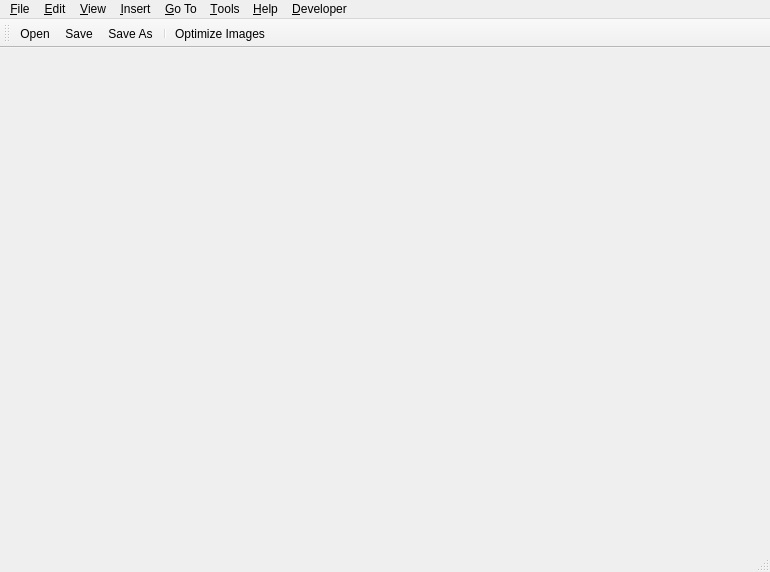
<?xml version="1.0" encoding="UTF-8"?>
<ui version="4.0">
 <class>PDFEditorMainWindow</class>
 <widget class="QMainWindow" name="PDFEditorMainWindow">
  <property name="geometry">
   <rect>
    <x>0</x>
    <y>0</y>
    <width>770</width>
    <height>572</height>
   </rect>
  </property>
  <property name="windowTitle">
   <string>PDF Editor</string>
  </property>
  <widget class="QWidget" name="centralWidget"/>
  <widget class="QMenuBar" name="menuBar">
   <property name="geometry">
    <rect>
     <x>0</x>
     <y>0</y>
     <width>770</width>
     <height>22</height>
    </rect>
   </property>
   <widget class="QMenu" name="menuFile">
    <property name="title">
     <string>&amp;File</string>
    </property>
    <addaction name="actionOpen"/>
    <addaction name="actionClose"/>
    <addaction name="actionAutomaticDocumentRefresh"/>
    <addaction name="separator"/>
    <addaction name="actionSave"/>
    <addaction name="actionSave_As"/>
    <addaction name="separator"/>
    <addaction name="actionSend_by_E_Mail"/>
    <addaction name="actionPrint"/>
    <addaction name="actionRender_to_Images"/>
    <addaction name="separator"/>
    <addaction name="actionProperties"/>
    <addaction name="separator"/>
    <addaction name="actionClearRecentFileHistory"/>
    <addaction name="separator"/>
    <addaction name="actionQuit"/>
   </widget>
   <widget class="QMenu" name="menuGoTo">
    <property name="title">
     <string>&amp;Go To</string>
    </property>
    <widget class="QMenu" name="menuBookmarkSettings">
     <property name="title">
      <string>Book&amp;mark Settings</string>
     </property>
     <addaction name="actionBookmarkExport"/>
     <addaction name="actionBookmarkImport"/>
     <addaction name="actionBookmarkAutoGenerate"/>
    </widget>
    <addaction name="actionGoToDocumentStart"/>
    <addaction name="actionGoToDocumentEnd"/>
    <addaction name="actionGoToPreviousPage"/>
    <addaction name="actionGoToNextPage"/>
    <addaction name="actionGoToPreviousLine"/>
    <addaction name="actionGoToNextLine"/>
    <addaction name="separator"/>
    <addaction name="actionBookmarkPage"/>
    <addaction name="actionGotoPreviousBookmark"/>
    <addaction name="actionGotoNextBookmark"/>
    <addaction name="menuBookmarkSettings"/>
   </widget>
   <widget class="QMenu" name="menuView">
    <property name="title">
     <string>&amp;View</string>
    </property>
    <widget class="QMenu" name="menuPage_Layout">
     <property name="title">
      <string>Page La&amp;yout</string>
     </property>
     <addaction name="actionPageLayoutSinglePage"/>
     <addaction name="actionPageLayoutContinuous"/>
     <addaction name="actionPageLayoutTwoPages"/>
     <addaction name="actionPageLayoutTwoColumns"/>
     <addaction name="separator"/>
     <addaction name="actionFirstPageOnRightSide"/>
    </widget>
    <widget class="QMenu" name="menuRendering_Options">
     <property name="title">
      <string>Re&amp;ndering Options</string>
     </property>
     <addaction name="actionRenderOptionAntialiasing"/>
     <addaction name="actionRenderOptionTextAntialiasing"/>
     <addaction name="actionRenderOptionSmoothPictures"/>
     <addaction name="actionRenderOptionIgnoreOptionalContentSettings"/>
     <addaction name="actionRenderOptionDisplayAnnotations"/>
     <addaction name="actionRenderOptionDisplayRenderTimes"/>
    </widget>
    <addaction name="menuPage_Layout"/>
    <addaction name="actionFullscreenMode"/>
    <addaction name="separator"/>
    <addaction name="menuRendering_Options"/>
    <addaction name="separator"/>
    <addaction name="actionRotateRight"/>
    <addaction name="actionRotateLeft"/>
    <addaction name="separator"/>
    <addaction name="actionZoom_In"/>
    <addaction name="actionZoom_Out"/>
    <addaction name="separator"/>
    <addaction name="actionFitPage"/>
    <addaction name="actionFitWidth"/>
    <addaction name="actionFitHeight"/>
    <addaction name="separator"/>
    <addaction name="actionColorInvert"/>
    <addaction name="actionColorGrayscale"/>
    <addaction name="actionColorHighContrast"/>
    <addaction name="actionColorBitonal"/>
    <addaction name="actionColorCustom"/>
   </widget>
   <widget class="QMenu" name="menuTools">
    <property name="title">
     <string>&amp;Tools</string>
    </property>
    <addaction name="actionMagnifier"/>
    <addaction name="actionScreenshot"/>
    <addaction name="actionExtractImage"/>
    <addaction name="separator"/>
    <addaction name="actionRendering_Errors"/>
    <addaction name="separator"/>
    <addaction name="actionOptions"/>
    <addaction name="actionResetToFactorySettings"/>
    <addaction name="separator"/>
    <addaction name="actionCertificateManager"/>
   </widget>
   <widget class="QMenu" name="menuHelp">
    <property name="title">
     <string>&amp;Help</string>
    </property>
    <addaction name="actionGetSource"/>
    <addaction name="actionBecomeASponsor"/>
    <addaction name="actionAbout"/>
   </widget>
   <widget class="QMenu" name="menuDeveloper">
    <property name="title">
     <string>&amp;Developer</string>
    </property>
    <addaction name="actionShow_Text_Blocks"/>
    <addaction name="actionShow_Text_Lines"/>
   </widget>
   <widget class="QMenu" name="menuEdit">
    <property name="title">
     <string>&amp;Edit</string>
    </property>
    <addaction name="actionUndo"/>
    <addaction name="actionRedo"/>
    <addaction name="separator"/>
    <addaction name="actionFind"/>
    <addaction name="actionFindPrevious"/>
    <addaction name="actionFindNext"/>
    <addaction name="separator"/>
    <addaction name="actionSelectText"/>
    <addaction name="actionCopyText"/>
    <addaction name="actionSelectTextAll"/>
    <addaction name="actionDeselectText"/>
    <addaction name="separator"/>
    <addaction name="actionSelectTable"/>
    <addaction name="separator"/>
    <addaction name="actionEncryption"/>
    <addaction name="actionOptimize"/>
    <addaction name="actionOptimizeImages"/>
    <addaction name="separator"/>
    <addaction name="actionSanitize"/>
    <addaction name="actionRemoveExternalLinks"/>
    <addaction name="actionPageGeometry"/>
    <addaction name="actionCreateBitonalDocument"/>
   </widget>
   <widget class="QMenu" name="menuInsert">
    <property name="title">
     <string>&amp;Insert</string>
    </property>
    <widget class="QMenu" name="menuSticky_Note">
     <property name="title">
      <string>Sticky &amp;Note</string>
     </property>
     <addaction name="actionStickyNoteComment"/>
     <addaction name="actionStickyNoteHelp"/>
     <addaction name="actionStickyNoteInsert"/>
     <addaction name="actionStickyNoteKey"/>
     <addaction name="actionStickyNoteNewParagraph"/>
     <addaction name="actionStickyNoteNote"/>
     <addaction name="actionStickyNoteParagraph"/>
    </widget>
    <widget class="QMenu" name="menuStamp">
     <property name="title">
      <string>&amp;Stamp</string>
     </property>
    </widget>
    <widget class="QMenu" name="menuTextHighlight">
     <property name="title">
      <string>Text Hi&amp;ghlight</string>
     </property>
     <addaction name="actionCreateTextHighlight"/>
     <addaction name="actionCreateTextUnderline"/>
     <addaction name="actionCreateTextStrikeout"/>
     <addaction name="actionCreateTextSquiggly"/>
    </widget>
    <widget class="QMenu" name="menuHyperlinkToThisPDF">
     <property name="title">
      <string>Hyperlink to this PDF</string>
     </property>
     <addaction name="actionCreateHyperlinkToThisPDFFit"/>
     <addaction name="actionCreateHyperlinkToThisPDFFitH"/>
     <addaction name="actionCreateHyperlinkToThisPDFFitV"/>
     <addaction name="actionCreateHyperlinkToThisPDFFitR"/>
     <addaction name="actionCreateHyperlinkToThisPDFFitB"/>
     <addaction name="actionCreateHyperlinkToThisPDFFitBH"/>
     <addaction name="actionCreateHyperlinkToThisPDFFitBV"/>
     <addaction name="actionCreateHyperlinkToThisPDFXYZ"/>
     <addaction name="actionCreateHyperlinkToThisPDFXYZInheritZoom"/>
    </widget>
    <addaction name="menuSticky_Note"/>
    <addaction name="actionCreateHyperlink"/>
    <addaction name="menuHyperlinkToThisPDF"/>
    <addaction name="actionAddText"/>
    <addaction name="actionInlineText"/>
    <addaction name="actionCreateStraightLine"/>
    <addaction name="actionCreatePolyline"/>
    <addaction name="actionCreateRectangle"/>
    <addaction name="actionCreatePolygon"/>
    <addaction name="actionCreateArrow"/>
    <addaction name="actionCreateEllipse"/>
    <addaction name="actionCreateFreehandCurve"/>
    <addaction name="menuStamp"/>
    <addaction name="menuTextHighlight"/>
    <addaction name="separator"/>
    <addaction name="actionDeleteAnnotation"/>
    <addaction name="separator"/>
    <addaction name="actionInsertPageNumbers"/>
   </widget>
   <addaction name="menuFile"/>
   <addaction name="menuEdit"/>
   <addaction name="menuView"/>
   <addaction name="menuInsert"/>
   <addaction name="menuGoTo"/>
   <addaction name="menuTools"/>
   <addaction name="menuHelp"/>
   <addaction name="menuDeveloper"/>
  </widget>
  <widget class="QToolBar" name="mainToolBar">
   <attribute name="toolBarArea">
    <enum>TopToolBarArea</enum>
   </attribute>
   <attribute name="toolBarBreak">
    <bool>false</bool>
   </attribute>
   <addaction name="actionOpen"/>
   <addaction name="actionSave"/>
   <addaction name="actionSave_As"/>
   <addaction name="separator"/>
   <addaction name="actionOptimizeImages"/>
  </widget>
  <widget class="QStatusBar" name="statusBar"/>
  <action name="actionOpen">
   <property name="icon">
    <iconset resource="pdf4qtlibgui.qrc">
     <normaloff>:/resources/open.svg</normaloff>:/resources/open.svg</iconset>
   </property>
   <property name="text">
    <string>&amp;Open...</string>
   </property>
  </action>
  <action name="actionClose">
   <property name="icon">
    <iconset resource="pdf4qtlibgui.qrc">
     <normaloff>:/resources/close.svg</normaloff>:/resources/close.svg</iconset>
   </property>
   <property name="text">
    <string>&amp;Close</string>
   </property>
  </action>
  <action name="actionQuit">
   <property name="icon">
    <iconset resource="pdf4qtlibgui.qrc">
     <normaloff>:/resources/quit.svg</normaloff>:/resources/quit.svg</iconset>
   </property>
   <property name="text">
    <string>&amp;Quit</string>
   </property>
  </action>
  <action name="actionPageLayoutSinglePage">
   <property name="checkable">
    <bool>true</bool>
   </property>
   <property name="text">
    <string>&amp;Single Page</string>
   </property>
   <property name="toolTip">
    <string>Single Page</string>
   </property>
   <property name="shortcut">
    <string>Ctrl+1</string>
   </property>
  </action>
  <action name="actionPageLayoutContinuous">
   <property name="checkable">
    <bool>true</bool>
   </property>
   <property name="text">
    <string>&amp;Continuous</string>
   </property>
   <property name="toolTip">
    <string>Continuous</string>
   </property>
   <property name="shortcut">
    <string>Ctrl+2</string>
   </property>
  </action>
  <action name="actionPageLayoutTwoPages">
   <property name="checkable">
    <bool>true</bool>
   </property>
   <property name="text">
    <string>Two &amp;Pages</string>
   </property>
   <property name="toolTip">
    <string>Two Pages</string>
   </property>
   <property name="shortcut">
    <string>Ctrl+3</string>
   </property>
  </action>
  <action name="actionPageLayoutTwoColumns">
   <property name="checkable">
    <bool>true</bool>
   </property>
   <property name="text">
    <string>&amp;Two columns</string>
   </property>
   <property name="toolTip">
    <string>Two columns</string>
   </property>
   <property name="shortcut">
    <string>Ctrl+4</string>
   </property>
  </action>
  <action name="actionFirstPageOnRightSide">
   <property name="checkable">
    <bool>true</bool>
   </property>
   <property name="text">
    <string>&amp;First page on right side</string>
   </property>
   <property name="toolTip">
    <string>First page on right side</string>
   </property>
   <property name="shortcut">
    <string>Ctrl+5</string>
   </property>
  </action>
  <action name="actionFullscreenMode">
   <property name="checkable">
    <bool>true</bool>
   </property>
   <property name="text">
    <string>&amp;Fullscreen Mode</string>
   </property>
   <property name="toolTip">
    <string>Fullscreen Mode</string>
   </property>
  </action>
  <action name="actionRendering_Errors">
   <property name="icon">
    <iconset resource="pdf4qtlibgui.qrc">
     <normaloff>:/resources/rendering-errors.svg</normaloff>:/resources/rendering-errors.svg</iconset>
   </property>
   <property name="text">
    <string>&amp;Rendering Errors...</string>
   </property>
   <property name="shortcut">
    <string>Ctrl+E</string>
   </property>
  </action>
  <action name="actionRenderOptionAntialiasing">
   <property name="checkable">
    <bool>true</bool>
   </property>
   <property name="text">
    <string>&amp;Antialiasing</string>
   </property>
   <property name="toolTip">
    <string>Antialiasing</string>
   </property>
  </action>
  <action name="actionRenderOptionTextAntialiasing">
   <property name="checkable">
    <bool>true</bool>
   </property>
   <property name="text">
    <string>&amp;Text Antialiasing</string>
   </property>
   <property name="toolTip">
    <string>Text Antialiasing</string>
   </property>
  </action>
  <action name="actionRenderOptionSmoothPictures">
   <property name="checkable">
    <bool>true</bool>
   </property>
   <property name="text">
    <string>&amp;Smooth Pictures</string>
   </property>
   <property name="toolTip">
    <string>Smooth Pictures</string>
   </property>
  </action>
  <action name="actionRenderOptionIgnoreOptionalContentSettings">
   <property name="checkable">
    <bool>true</bool>
   </property>
   <property name="text">
    <string>&amp;Ignore Optional Content Settings</string>
   </property>
   <property name="toolTip">
    <string>Ignore Optional Content Settings</string>
   </property>
  </action>
  <action name="actionOptions">
   <property name="icon">
    <iconset resource="pdf4qtlibgui.qrc">
     <normaloff>:/resources/settings.svg</normaloff>:/resources/settings.svg</iconset>
   </property>
   <property name="text">
    <string>&amp;Options...</string>
   </property>
   <property name="shortcut">
    <string>Ctrl+K</string>
   </property>
  </action>
  <action name="actionResetToFactorySettings">
   <property name="text">
    <string>Reset to &amp;Factory Settings</string>
   </property>
  </action>
  <action name="actionZoom_In">
   <property name="icon">
    <iconset resource="pdf4qtlibgui.qrc">
     <normaloff>:/resources/zoom-in.svg</normaloff>:/resources/zoom-in.svg</iconset>
   </property>
   <property name="text">
    <string>&amp;Zoom In</string>
   </property>
  </action>
  <action name="actionZoom_Out">
   <property name="icon">
    <iconset resource="pdf4qtlibgui.qrc">
     <normaloff>:/resources/zoom-out.svg</normaloff>:/resources/zoom-out.svg</iconset>
   </property>
   <property name="text">
    <string>Zoom &amp;Out</string>
   </property>
  </action>
  <action name="actionAbout">
   <property name="icon">
    <iconset resource="pdf4qtlibgui.qrc">
     <normaloff>:/resources/book.svg</normaloff>:/resources/book.svg</iconset>
   </property>
   <property name="text">
    <string>&amp;About...</string>
   </property>
  </action>
  <action name="actionFitPage">
   <property name="icon">
    <iconset resource="pdf4qtlibgui.qrc">
     <normaloff>:/resources/zoom-fit.svg</normaloff>:/resources/zoom-fit.svg</iconset>
   </property>
   <property name="text">
    <string>Fit &amp;Page</string>
   </property>
  </action>
  <action name="actionFitWidth">
   <property name="icon">
    <iconset resource="pdf4qtlibgui.qrc">
     <normaloff>:/resources/zoom-fit-horizontal.svg</normaloff>:/resources/zoom-fit-horizontal.svg</iconset>
   </property>
   <property name="text">
    <string>Fit &amp;Width</string>
   </property>
   <property name="shortcut">
    <string>W</string>
   </property>
  </action>
  <action name="actionFitHeight">
   <property name="icon">
    <iconset resource="pdf4qtlibgui.qrc">
     <normaloff>:/resources/zoom-fit-vertical.svg</normaloff>:/resources/zoom-fit-vertical.svg</iconset>
   </property>
   <property name="text">
    <string>&amp;Fit Height</string>
   </property>
   <property name="shortcut">
    <string>H</string>
   </property>
  </action>
  <action name="actionProperties">
   <property name="icon">
    <iconset resource="pdf4qtlibgui.qrc">
     <normaloff>:/resources/info.svg</normaloff>:/resources/info.svg</iconset>
   </property>
   <property name="text">
    <string>Prope&amp;rties...</string>
   </property>
  </action>
  <action name="actionSend_by_E_Mail">
   <property name="icon">
    <iconset resource="pdf4qtlibgui.qrc">
     <normaloff>:/resources/send-mail.svg</normaloff>:/resources/send-mail.svg</iconset>
   </property>
   <property name="text">
    <string>Send by &amp;E-Mail...</string>
   </property>
  </action>
  <action name="actionShow_Text_Blocks">
   <property name="checkable">
    <bool>true</bool>
   </property>
   <property name="text">
    <string>Show Text &amp;Blocks</string>
   </property>
  </action>
  <action name="actionShow_Text_Lines">
   <property name="checkable">
    <bool>true</bool>
   </property>
   <property name="text">
    <string>Show Text &amp;Lines</string>
   </property>
  </action>
  <action name="actionFind">
   <property name="icon">
    <iconset resource="pdf4qtlibgui.qrc">
     <normaloff>:/resources/find.svg</normaloff>:/resources/find.svg</iconset>
   </property>
   <property name="text">
    <string>&amp;Find</string>
   </property>
  </action>
  <action name="actionFindPrevious">
   <property name="icon">
    <iconset resource="pdf4qtlibgui.qrc">
     <normaloff>:/resources/find-previous.svg</normaloff>:/resources/find-previous.svg</iconset>
   </property>
   <property name="text">
    <string>Fin&amp;d Previous</string>
   </property>
  </action>
  <action name="actionFindNext">
   <property name="icon">
    <iconset resource="pdf4qtlibgui.qrc">
     <normaloff>:/resources/find-next.svg</normaloff>:/resources/find-next.svg</iconset>
   </property>
   <property name="text">
    <string>Fi&amp;nd Next</string>
   </property>
  </action>
  <action name="actionSelectText">
   <property name="checkable">
    <bool>true</bool>
   </property>
   <property name="icon">
    <iconset resource="pdf4qtlibgui.qrc">
     <normaloff>:/resources/select-text.svg</normaloff>:/resources/select-text.svg</iconset>
   </property>
   <property name="text">
    <string>Select te&amp;xt</string>
   </property>
  </action>
  <action name="actionSelectTable">
   <property name="checkable">
    <bool>true</bool>
   </property>
   <property name="icon">
    <iconset resource="pdf4qtlibgui.qrc">
     <normaloff>:/resources/select-table.svg</normaloff>:/resources/select-table.svg</iconset>
   </property>
   <property name="text">
    <string>Select &amp;table</string>
   </property>
  </action>
  <action name="actionSelectTextAll">
   <property name="icon">
    <iconset resource="pdf4qtlibgui.qrc">
     <normaloff>:/resources/select-all-text.svg</normaloff>:/resources/select-all-text.svg</iconset>
   </property>
   <property name="text">
    <string>Select &amp;All</string>
   </property>
  </action>
  <action name="actionDeselectText">
   <property name="icon">
    <iconset resource="pdf4qtlibgui.qrc">
     <normaloff>:/resources/deselect-text.svg</normaloff>:/resources/deselect-text.svg</iconset>
   </property>
   <property name="text">
    <string>Dese&amp;lect</string>
   </property>
  </action>
  <action name="actionCopyText">
   <property name="icon">
    <iconset resource="pdf4qtlibgui.qrc">
     <normaloff>:/resources/copy-text.svg</normaloff>:/resources/copy-text.svg</iconset>
   </property>
   <property name="text">
    <string>&amp;Copy text</string>
   </property>
  </action>
  <action name="actionColorInvert">
   <property name="checkable">
    <bool>true</bool>
   </property>
   <property name="icon">
    <iconset resource="pdf4qtlibgui.qrc">
     <normaloff>:/resources/invert-colors.svg</normaloff>:/resources/invert-colors.svg</iconset>
   </property>
   <property name="text">
    <string>Color | &amp;Inverted</string>
   </property>
  </action>
  <action name="actionColorGrayscale">
   <property name="checkable">
    <bool>true</bool>
   </property>
   <property name="icon">
    <iconset resource="pdf4qtlibgui.qrc">
     <normaloff>:/resources/invert-colors.svg</normaloff>:/resources/invert-colors.svg</iconset>
   </property>
   <property name="text">
    <string>Color | &amp;Grayscale</string>
   </property>
  </action>
  <action name="actionColorHighContrast">
   <property name="checkable">
    <bool>true</bool>
   </property>
   <property name="icon">
    <iconset resource="pdf4qtlibgui.qrc">
     <normaloff>:/resources/invert-colors.svg</normaloff>:/resources/invert-colors.svg</iconset>
   </property>
   <property name="text">
    <string>Color | &amp;High Contrast</string>
   </property>
  </action>
  <action name="actionColorBitonal">
   <property name="checkable">
    <bool>true</bool>
   </property>
   <property name="icon">
    <iconset resource="pdf4qtlibgui.qrc">
     <normaloff>:/resources/invert-colors.svg</normaloff>:/resources/invert-colors.svg</iconset>
   </property>
   <property name="text">
    <string>Color | &amp;Monochromatic</string>
   </property>
  </action>
  <action name="actionColorCustom">
   <property name="checkable">
    <bool>true</bool>
   </property>
   <property name="icon">
    <iconset resource="pdf4qtlibgui.qrc">
     <normaloff>:/resources/invert-colors.svg</normaloff>:/resources/invert-colors.svg</iconset>
   </property>
   <property name="text">
    <string>Color | &amp;Custom</string>
   </property>
  </action>
  <action name="actionRotateRight">
   <property name="icon">
    <iconset resource="pdf4qtlibgui.qrc">
     <normaloff>:/resources/rotate-right.svg</normaloff>:/resources/rotate-right.svg</iconset>
   </property>
   <property name="text">
    <string>Rotate &amp;Right</string>
   </property>
  </action>
  <action name="actionRotateLeft">
   <property name="icon">
    <iconset resource="pdf4qtlibgui.qrc">
     <normaloff>:/resources/rotate-left.svg</normaloff>:/resources/rotate-left.svg</iconset>
   </property>
   <property name="text">
    <string>Rotate &amp;Left</string>
   </property>
  </action>
  <action name="actionPrint">
   <property name="icon">
    <iconset resource="pdf4qtlibgui.qrc">
     <normaloff>:/resources/print.svg</normaloff>:/resources/print.svg</iconset>
   </property>
   <property name="text">
    <string>&amp;Print...</string>
   </property>
  </action>
  <action name="actionRender_to_Images">
   <property name="text">
    <string>Render to &amp;Images...</string>
   </property>
  </action>
  <action name="actionMagnifier">
   <property name="checkable">
    <bool>true</bool>
   </property>
   <property name="icon">
    <iconset resource="pdf4qtlibgui.qrc">
     <normaloff>:/resources/magnifier.svg</normaloff>:/resources/magnifier.svg</iconset>
   </property>
   <property name="text">
    <string>&amp;Magnifier</string>
   </property>
   <property name="toolTip">
    <string>Magnifier Tool</string>
   </property>
  </action>
  <action name="actionScreenshot">
   <property name="checkable">
    <bool>true</bool>
   </property>
   <property name="icon">
    <iconset resource="pdf4qtlibgui.qrc">
     <normaloff>:/resources/screenshot-tool.svg</normaloff>:/resources/screenshot-tool.svg</iconset>
   </property>
   <property name="text">
    <string>&amp;Screenshot</string>
   </property>
  </action>
  <action name="actionExtractImage">
   <property name="checkable">
    <bool>true</bool>
   </property>
   <property name="icon">
    <iconset resource="pdf4qtlibgui.qrc">
     <normaloff>:/resources/extract-image.svg</normaloff>:/resources/extract-image.svg</iconset>
   </property>
   <property name="text">
    <string>&amp;Extract Image</string>
   </property>
  </action>
  <action name="actionRenderOptionDisplayAnnotations">
   <property name="checkable">
    <bool>true</bool>
   </property>
   <property name="text">
    <string>&amp;Display Annotations</string>
   </property>
   <property name="toolTip">
    <string>Display Annotations</string>
   </property>
  </action>
  <action name="actionUndo">
   <property name="icon">
    <iconset resource="pdf4qtlibgui.qrc">
     <normaloff>:/resources/undo.svg</normaloff>:/resources/undo.svg</iconset>
   </property>
   <property name="text">
    <string>&amp;Undo</string>
   </property>
  </action>
  <action name="actionRedo">
   <property name="icon">
    <iconset resource="pdf4qtlibgui.qrc">
     <normaloff>:/resources/redo.svg</normaloff>:/resources/redo.svg</iconset>
   </property>
   <property name="text">
    <string>&amp;Redo</string>
   </property>
  </action>
  <action name="actionOptimize">
   <property name="icon">
    <iconset resource="pdf4qtlibgui.qrc">
     <normaloff>:/resources/optimize.svg</normaloff>:/resources/optimize.svg</iconset>
   </property>
   <property name="text">
    <string>&amp;Optimize...</string>
   </property>
   <property name="statusTip">
    <string>Optimizes document to reduce file size.</string>
   </property>
  </action>
  <action name="actionOptimizeImages">
   <property name="icon">
    <iconset resource="pdf4qtlibgui.qrc">
     <normaloff>:/resources/optimize.svg</normaloff>:/resources/optimize.svg</iconset>
   </property>
   <property name="text">
    <string>Optimize &amp;Images...</string>
   </property>
   <property name="statusTip">
    <string>Optimizes embedded images to reduce file size.</string>
   </property>
  </action>
  <action name="actionSave_As">
   <property name="icon">
    <iconset resource="pdf4qtlibgui.qrc">
     <normaloff>:/resources/save-as.svg</normaloff>:/resources/save-as.svg</iconset>
   </property>
   <property name="text">
    <string>Save &amp;As...</string>
   </property>
  </action>
  <action name="actionSave">
   <property name="icon">
    <iconset resource="pdf4qtlibgui.qrc">
     <normaloff>:/resources/save.svg</normaloff>:/resources/save.svg</iconset>
   </property>
   <property name="text">
    <string>&amp;Save</string>
   </property>
  </action>
  <action name="actionStickyNoteComment">
   <property name="checkable">
    <bool>true</bool>
   </property>
   <property name="text">
    <string>&amp;Comment</string>
   </property>
  </action>
  <action name="actionStickyNoteHelp">
   <property name="checkable">
    <bool>true</bool>
   </property>
   <property name="text">
    <string>&amp;Help</string>
   </property>
  </action>
  <action name="actionStickyNoteInsert">
   <property name="checkable">
    <bool>true</bool>
   </property>
   <property name="text">
    <string>&amp;Insert</string>
   </property>
  </action>
  <action name="actionStickyNoteKey">
   <property name="checkable">
    <bool>true</bool>
   </property>
   <property name="text">
    <string>&amp;Key</string>
   </property>
  </action>
  <action name="actionStickyNoteNewParagraph">
   <property name="checkable">
    <bool>true</bool>
   </property>
   <property name="text">
    <string>&amp;New Paragraph</string>
   </property>
  </action>
  <action name="actionStickyNoteNote">
   <property name="checkable">
    <bool>true</bool>
   </property>
   <property name="text">
    <string>No&amp;te</string>
   </property>
  </action>
  <action name="actionStickyNoteParagraph">
   <property name="checkable">
    <bool>true</bool>
   </property>
   <property name="text">
    <string>&amp;Paragraph</string>
   </property>
  </action>
  <action name="actionCreateHyperlink">
   <property name="checkable">
    <bool>true</bool>
   </property>
   <property name="icon">
    <iconset resource="pdf4qtlibgui.qrc">
     <normaloff>:/resources/hyperlink.svg</normaloff>:/resources/hyperlink.svg</iconset>
   </property>
   <property name="text">
    <string>&amp;Hyperlink</string>
   </property>
  </action>
  <action name="actionCreateHyperlinkToThisPDFFit">
   <property name="checkable">
    <bool>true</bool>
   </property>
   <property name="text">
    <string>Fit Page</string>
   </property>
  </action>
  <action name="actionCreateHyperlinkToThisPDFFitH">
   <property name="checkable">
    <bool>true</bool>
   </property>
   <property name="text">
    <string>Fit Page Horizontally</string>
   </property>
  </action>
  <action name="actionCreateHyperlinkToThisPDFFitV">
   <property name="checkable">
    <bool>true</bool>
   </property>
   <property name="text">
    <string>Fit Page Vertically</string>
   </property>
  </action>
  <action name="actionCreateHyperlinkToThisPDFFitR">
   <property name="checkable">
    <bool>true</bool>
   </property>
   <property name="text">
    <string>Fit Rectangle</string>
   </property>
  </action>
  <action name="actionCreateHyperlinkToThisPDFFitB">
   <property name="checkable">
    <bool>true</bool>
   </property>
   <property name="text">
    <string>Fit Bounding Box</string>
   </property>
  </action>
  <action name="actionCreateHyperlinkToThisPDFFitBH">
   <property name="checkable">
    <bool>true</bool>
   </property>
   <property name="text">
    <string>Fit Bounding Box Horizontally</string>
   </property>
  </action>
  <action name="actionCreateHyperlinkToThisPDFFitBV">
   <property name="checkable">
    <bool>true</bool>
   </property>
   <property name="text">
    <string>Fit Bounding Box Vertically</string>
   </property>
  </action>
  <action name="actionCreateHyperlinkToThisPDFXYZ">
   <property name="checkable">
    <bool>true</bool>
   </property>
   <property name="text">
    <string>XYZ</string>
   </property>
  </action>
  <action name="actionCreateHyperlinkToThisPDFXYZInheritZoom">
   <property name="checkable">
    <bool>true</bool>
   </property>
   <property name="text">
    <string>XYZ (Inherit Zoom)</string>
   </property>
  </action>
  <action name="actionInlineText">
   <property name="checkable">
    <bool>true</bool>
   </property>
   <property name="icon">
    <iconset resource="pdf4qtlibgui.qrc">
     <normaloff>:/resources/annot-inline-text.svg</normaloff>:/resources/annot-inline-text.svg</iconset>
   </property>
   <property name="text">
    <string>&amp;Inline text</string>
   </property>
  </action>
  <action name="actionInsertPageNumbers">
   <property name="checkable">
    <bool>true</bool>
   </property>
   <property name="icon">
    <iconset resource="pdf4qtlibgui.qrc">
     <normaloff>:/resources/insert-page-numbers.svg</normaloff>:/resources/insert-page-numbers.svg</iconset>
   </property>
   <property name="text">
    <string>Insert Page &amp;Numbers...</string>
   </property>
  </action>
  <action name="actionCreateStraightLine">
   <property name="checkable">
    <bool>true</bool>
   </property>
   <property name="icon">
    <iconset resource="pdf4qtlibgui.qrc">
     <normaloff>:/resources/annot-straight-line.svg</normaloff>:/resources/annot-straight-line.svg</iconset>
   </property>
   <property name="text">
    <string>Str&amp;aight Line</string>
   </property>
  </action>
  <action name="actionCreatePolyline">
   <property name="checkable">
    <bool>true</bool>
   </property>
   <property name="icon">
    <iconset resource="pdf4qtlibgui.qrc">
     <normaloff>:/resources/annot-polyline.svg</normaloff>:/resources/annot-polyline.svg</iconset>
   </property>
   <property name="text">
    <string>Pol&amp;yline</string>
   </property>
  </action>
  <action name="actionCreateRectangle">
   <property name="checkable">
    <bool>true</bool>
   </property>
   <property name="icon">
    <iconset resource="pdf4qtlibgui.qrc">
     <normaloff>:/resources/annot-rectangle.svg</normaloff>:/resources/annot-rectangle.svg</iconset>
   </property>
   <property name="text">
    <string>&amp;Rectangle</string>
   </property>
  </action>
  <action name="actionCreatePolygon">
   <property name="checkable">
    <bool>true</bool>
   </property>
   <property name="icon">
    <iconset resource="pdf4qtlibgui.qrc">
     <normaloff>:/resources/annot-polygon.svg</normaloff>:/resources/annot-polygon.svg</iconset>
   </property>
   <property name="text">
    <string>&amp;Polygon</string>
   </property>
  </action>
  <action name="actionCreateArrow">
   <property name="checkable">
    <bool>true</bool>
   </property>
   <property name="icon">
    <iconset resource="pdf4qtlibgui.qrc">
     <normaloff>:/resources/annot-arrow.svg</normaloff>:/resources/annot-arrow.svg</iconset>
   </property>
   <property name="text">
    <string>&amp;Arrow</string>
   </property>
   <property name="toolTip">
    <string>Arrow - drag or click two points; the arrowhead is at the second point</string>
   </property>
  </action>
  <action name="actionAddText">
   <property name="checkable">
    <bool>true</bool>
   </property>
   <property name="icon">
    <iconset resource="pdf4qtlibgui.qrc">
     <normaloff>:/resources/add-text.svg</normaloff>:/resources/add-text.svg</iconset>
   </property>
   <property name="text">
    <string>Add &amp;Text</string>
   </property>
   <property name="toolTip">
    <string>Add Text - click anywhere on a page and type (click a text you added to change it)</string>
   </property>
  </action>
  <action name="actionUnlockPermissions">
   <property name="icon">
    <iconset resource="pdf4qtlibgui.qrc">
     <normaloff>:/resources/unlock.svg</normaloff>:/resources/unlock.svg</iconset>
   </property>
   <property name="text">
    <string>Enter &amp;Permissions Password...</string>
   </property>
   <property name="toolTip">
    <string>The document is protected by its author - enter its permissions password to unlock the greyed-out tools</string>
   </property>
  </action>
  <action name="actionCreateEllipse">
   <property name="checkable">
    <bool>true</bool>
   </property>
   <property name="icon">
    <iconset resource="pdf4qtlibgui.qrc">
     <normaloff>:/resources/annot-ellipse.svg</normaloff>:/resources/annot-ellipse.svg</iconset>
   </property>
   <property name="text">
    <string>&amp;Ellipse</string>
   </property>
  </action>
  <action name="actionCreateFreehandCurve">
   <property name="checkable">
    <bool>true</bool>
   </property>
   <property name="icon">
    <iconset resource="pdf4qtlibgui.qrc">
     <normaloff>:/resources/annot-freehand-curve.svg</normaloff>:/resources/annot-freehand-curve.svg</iconset>
   </property>
   <property name="text">
    <string>&amp;Freehand Curve</string>
   </property>
  </action>
  <action name="actionDeleteAnnotation">
   <property name="checkable">
    <bool>true</bool>
   </property>
   <property name="text">
    <string>&amp;Delete Annotations</string>
   </property>
   <property name="toolTip">
    <string>Delete annotations - click on an annotation, or drag a rectangle over several annotations</string>
   </property>
  </action>
  <action name="actionCreateTextHighlight">
   <property name="checkable">
    <bool>true</bool>
   </property>
   <property name="icon">
    <iconset resource="pdf4qtlibgui.qrc">
     <normaloff>:/resources/highlight.svg</normaloff>:/resources/highlight.svg</iconset>
   </property>
   <property name="text">
    <string>&amp;Highlight</string>
   </property>
  </action>
  <action name="actionCreateTextUnderline">
   <property name="checkable">
    <bool>true</bool>
   </property>
   <property name="icon">
    <iconset resource="pdf4qtlibgui.qrc">
     <normaloff>:/resources/underline.svg</normaloff>:/resources/underline.svg</iconset>
   </property>
   <property name="text">
    <string>&amp;Underline</string>
   </property>
  </action>
  <action name="actionCreateTextStrikeout">
   <property name="checkable">
    <bool>true</bool>
   </property>
   <property name="icon">
    <iconset resource="pdf4qtlibgui.qrc">
     <normaloff>:/resources/strikeout.svg</normaloff>:/resources/strikeout.svg</iconset>
   </property>
   <property name="text">
    <string>Stri&amp;keout</string>
   </property>
  </action>
  <action name="actionCreateTextSquiggly">
   <property name="checkable">
    <bool>true</bool>
   </property>
   <property name="icon">
    <iconset resource="pdf4qtlibgui.qrc">
     <normaloff>:/resources/squiggly.svg</normaloff>:/resources/squiggly.svg</iconset>
   </property>
   <property name="text">
    <string>&amp;Squiggly</string>
   </property>
  </action>
  <action name="actionGoToDocumentStart">
   <property name="icon">
    <iconset resource="pdf4qtlibgui.qrc">
     <normaloff>:/resources/previous-start.svg</normaloff>:/resources/previous-start.svg</iconset>
   </property>
   <property name="text">
    <string>Go to document &amp;start</string>
   </property>
  </action>
  <action name="actionGoToDocumentEnd">
   <property name="icon">
    <iconset resource="pdf4qtlibgui.qrc">
     <normaloff>:/resources/next-end.svg</normaloff>:/resources/next-end.svg</iconset>
   </property>
   <property name="text">
    <string>Go to document &amp;end</string>
   </property>
  </action>
  <action name="actionGoToNextPage">
   <property name="icon">
    <iconset resource="pdf4qtlibgui.qrc">
     <normaloff>:/resources/next-page.svg</normaloff>:/resources/next-page.svg</iconset>
   </property>
   <property name="text">
    <string>Go to &amp;next page</string>
   </property>
  </action>
  <action name="actionGoToPreviousPage">
   <property name="icon">
    <iconset resource="pdf4qtlibgui.qrc">
     <normaloff>:/resources/previous-page.svg</normaloff>:/resources/previous-page.svg</iconset>
   </property>
   <property name="text">
    <string>Go to &amp;previous page</string>
   </property>
  </action>
  <action name="actionGoToNextLine">
   <property name="icon">
    <iconset resource="pdf4qtlibgui.qrc">
     <normaloff>:/resources/next.svg</normaloff>:/resources/next.svg</iconset>
   </property>
   <property name="text">
    <string>Go &amp;to next line</string>
   </property>
  </action>
  <action name="actionGoToPreviousLine">
   <property name="icon">
    <iconset resource="pdf4qtlibgui.qrc">
     <normaloff>:/resources/previous.svg</normaloff>:/resources/previous.svg</iconset>
   </property>
   <property name="text">
    <string>Go t&amp;o previous line</string>
   </property>
  </action>
  <action name="actionGetSource">
   <property name="icon">
    <iconset resource="pdf4qtlibgui.qrc">
     <normaloff>:/resources/web.svg</normaloff>:/resources/web.svg</iconset>
   </property>
   <property name="text">
    <string>&amp;Get Source</string>
   </property>
  </action>
  <action name="actionEncryption">
   <property name="icon">
    <iconset resource="pdf4qtlibgui.qrc">
     <normaloff>:/resources/encryption.svg</normaloff>:/resources/encryption.svg</iconset>
   </property>
   <property name="text">
    <string>&amp;Encryption...</string>
   </property>
  </action>
  <action name="actionCertificateManager">
   <property name="icon">
    <iconset resource="pdf4qtlibgui.qrc">
     <normaloff>:/resources/certificate-manager.svg</normaloff>:/resources/certificate-manager.svg</iconset>
   </property>
   <property name="text">
    <string>&amp;Certificates...</string>
   </property>
  </action>
  <action name="actionSanitize">
   <property name="icon">
    <iconset resource="pdf4qtlibgui.qrc">
     <normaloff>:/resources/sanitize-document.svg</normaloff>:/resources/sanitize-document.svg</iconset>
   </property>
   <property name="text">
    <string>&amp;Sanitize...</string>
   </property>
   <property name="toolTip">
    <string>Sanitize document to remove sensitive information.</string>
   </property>
  </action>
  <action name="actionRemoveExternalLinks">
   <property name="text">
    <string>Remove External &amp;Links</string>
   </property>
   <property name="toolTip">
    <string>Remove all external link annotations from the document.</string>
   </property>
  </action>
  <action name="actionPageGeometry">
   <property name="icon">
    <iconset resource="pdf4qtlibgui.qrc">
     <normaloff>:/resources/page.svg</normaloff>:/resources/page.svg</iconset>
   </property>
   <property name="text">
    <string>Page &amp;Geometry...</string>
   </property>
   <property name="toolTip">
    <string>Change page size, margins and content placement.</string>
   </property>
  </action>
  <action name="actionAutomaticDocumentRefresh">
   <property name="checkable">
    <bool>true</bool>
   </property>
   <property name="text">
    <string>Automatic &amp;Document Refresh</string>
   </property>
   <property name="statusTip">
    <string>Automatically reloads the document if a change made by an external program is detected.</string>
   </property>
  </action>
  <action name="actionBecomeASponsor">
   <property name="icon">
    <iconset resource="pdf4qtlibgui.qrc">
     <normaloff>:/resources/wallet.svg</normaloff>:/resources/wallet.svg</iconset>
   </property>
   <property name="text">
    <string>Become a &amp;Sponsor</string>
   </property>
  </action>
  <action name="actionCreateBitonalDocument">
   <property name="icon">
    <iconset resource="pdf4qtlibgui.qrc">
     <normaloff>:/resources/create-bitonal-document.svg</normaloff>:/resources/create-bitonal-document.svg</iconset>
   </property>
   <property name="text">
    <string>Create &amp;Bitonal Document...</string>
   </property>
   <property name="toolTip">
    <string>Create Bitonal Document</string>
   </property>
   <property name="statusTip">
    <string>Convert the colored images to monochromatic to create a bitonal document.</string>
   </property>
  </action>
  <action name="actionBookmarkPage">
   <property name="icon">
    <iconset resource="pdf4qtlibgui.qrc">
     <normaloff>:/resources/bookmark.svg</normaloff>:/resources/bookmark.svg</iconset>
   </property>
   <property name="text">
    <string>&amp;Bookmark Page</string>
   </property>
   <property name="toolTip">
    <string>Bookmark Page</string>
   </property>
   <property name="statusTip">
    <string>Bookmark page for fast navigation.</string>
   </property>
  </action>
  <action name="actionGotoNextBookmark">
   <property name="icon">
    <iconset resource="pdf4qtlibgui.qrc">
     <normaloff>:/resources/bookmark-next.svg</normaloff>:/resources/bookmark-next.svg</iconset>
   </property>
   <property name="text">
    <string>&amp;Go to Next Bookmark</string>
   </property>
   <property name="toolTip">
    <string>Go to Next Bookmark</string>
   </property>
   <property name="statusTip">
    <string>Navigates to the next bookmarked page.</string>
   </property>
  </action>
  <action name="actionGotoPreviousBookmark">
   <property name="icon">
    <iconset resource="pdf4qtlibgui.qrc">
     <normaloff>:/resources/bookmark-previous.svg</normaloff>:/resources/bookmark-previous.svg</iconset>
   </property>
   <property name="text">
    <string>Go to Previous Boo&amp;kmark</string>
   </property>
   <property name="toolTip">
    <string>Go to Previous Bookmark</string>
   </property>
   <property name="statusTip">
    <string>Navigates to the previous bookmarked page.</string>
   </property>
  </action>
  <action name="actionBookmarkExport">
   <property name="icon">
    <iconset resource="pdf4qtlibgui.qrc">
     <normaloff>:/resources/bookmark.svg</normaloff>:/resources/bookmark.svg</iconset>
   </property>
   <property name="text">
    <string>&amp;Export Bookmarks</string>
   </property>
   <property name="toolTip">
    <string>Export Bookmarks</string>
   </property>
   <property name="statusTip">
    <string>Export bookmarks to the file.</string>
   </property>
  </action>
  <action name="actionBookmarkImport">
   <property name="icon">
    <iconset resource="pdf4qtlibgui.qrc">
     <normaloff>:/resources/bookmark.svg</normaloff>:/resources/bookmark.svg</iconset>
   </property>
   <property name="text">
    <string>&amp;Import Bookmarks</string>
   </property>
   <property name="toolTip">
    <string>Import Bookmarks</string>
   </property>
   <property name="statusTip">
    <string>Import bookmarks from the file.</string>
   </property>
  </action>
  <action name="actionBookmarkAutoGenerate">
   <property name="checkable">
    <bool>true</bool>
   </property>
   <property name="icon">
    <iconset resource="pdf4qtlibgui.qrc">
     <normaloff>:/resources/bookmark.svg</normaloff>:/resources/bookmark.svg</iconset>
   </property>
   <property name="text">
    <string>&amp;Generate Bookmarks Automatically</string>
   </property>
   <property name="toolTip">
    <string>Generate Bookmarks Automatically</string>
   </property>
   <property name="statusTip">
    <string>If checked, bookmarks for main document chapters are generated automatically.</string>
   </property>
  </action>
  <action name="actionRenderOptionDisplayRenderTimes">
   <property name="checkable">
    <bool>true</bool>
   </property>
   <property name="text">
    <string>Display &amp;Render Times</string>
   </property>
   <property name="toolTip">
    <string>Display Render Times</string>
   </property>
   <property name="menuRole">
    <enum>QAction::MenuRole::NoRole</enum>
   </property>
  </action>
  <action name="actionClearRecentFileHistory">
   <property name="text">
    <string>Clear Recent File &amp;History</string>
   </property>
   <property name="menuRole">
    <enum>QAction::MenuRole::NoRole</enum>
   </property>
  </action>
 </widget>
 <layoutdefault spacing="6" margin="11"/>
 <resources>
  <include location="pdf4qtlibgui.qrc"/>
 </resources>
 <connections/>
</ui>
